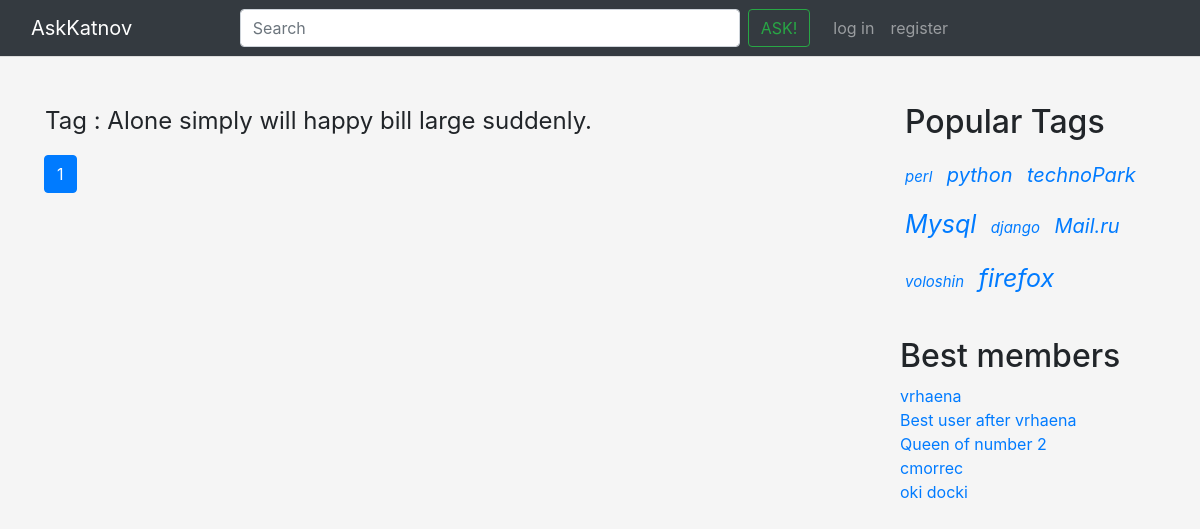
The page /tag/Alone simply will happy bill large suddenly./ on the database as committed earlier.
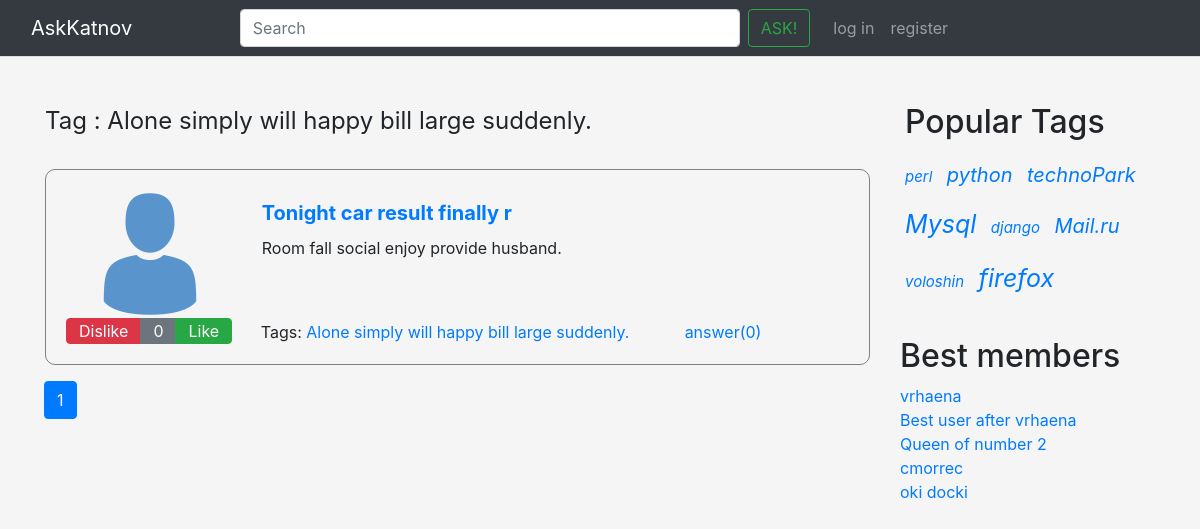
The same page on the database as committed later.
### app/models.py (models this page shows, shortened)
class Tag(models.Model):
    title = models.CharField(max_length=120, verbose_name=u"Заголовок ярлыка", unique="True")
    count = models.IntegerField(verbose_name="Число упоминаний", default=0)
    objects = TagManager()
    def __str__(self):
        return self.title

class Question(models.Model):
    author = models.ForeignKey(UserProfile, on_delete=models.CASCADE)
    title = models.CharField(max_length=120, verbose_name=u"Заголовок вопроса", unique="True")
    text = models.TextField(verbose_name=u"Полное описание вопроса")
    create_date = models.DateTimeField(default=datetime.now, verbose_name=u"Время создания вопроса")
    rating = models.IntegerField(default = 0, blank = True, verbose_name = 'Рейтинг')
    is_active = models.BooleanField(default=True, verbose_name=u"Доступность вопроса")
    tags = models.ManyToManyField(Tag, blank=True)
    objects = QuestionManager()
    like = GenericRelation(LikeQuestion, related_query_name='Question')
    unique_together = [['like', 'user']]
    class Meta:
        ordering = ['-create_date']
    def like(self):
        like = LikeQuestion.objects.filter(question = self, is_like = True).count()
        print('like', like)
        dislike = LikeQuestion.objects.filter(question = self, is_like = False).count()
        return like - dislike
    def answer(self):
        return Answer.objects.filter(question = self).count()

class UserProfile(AbstractUser):
    avatar = models.ImageField(upload_to='avatar/%Y/%m/%d/',
                                default = 'profile.png',
                                blank = True,
                                verbose_name='Аватарка')
    email = models.EmailField(verbose_name = 'E-mail', default = 'default@def.com', blank = True)
    class Meta:
        verbose_name = 'Профиль'

### app/views.py (the view)
# urls.py: path('tag/<str:pk>/', views.tagSearch, name='tag'),
def tagSearch(request, pk):
    questions_ = models.Question.objects.by_tag(pk)
    questionsPage, page = paginate(questions_, request)
    return render(request, 'questions_tag.html', {
        'page': page,
        'questions': questionsPage,
        'tag': pk,
    })

### app/models.py (called while the page is built)
    def by_tag(self, tag):
        return self.filter(is_active=True, tags__title=tag)

### app/views.py (called while the page is built)
def right_block(request):
    return {'bestMembers': bestMembers,
            'popularTags': popularTags,}

def is_login(request):
    return {'userName': userName,
        'isLogin': isLogin,}

def paginate(objects_list, request, per_page=3):
    page_number = request.GET.get('page')
    if (page_number == None):
        page_number = 1
    paginator = Paginator(objects_list, per_page)
    if (paginator.num_pages == 0):
        return None, None
    try:
        page = paginator.page(page_number)
    except EmptyPage:
        page = paginator.page(paginator.num_pages)
    return page.object_list, page

### templates/questions_tag.html (shortened to what this page needs)
{% extends 'include/base.html' %}
{% load static %}
{% block content %}
<legend>Tag : {{ tag }}</legend>
  {% for question in questions.all %}
    {% include 'include/question.html' %}
  {% endfor %}
  {% include 'include/pagination.html' %}
{% endblock content %}

### templates/include/question.html
{% load static %}
<div class="container parent">
  <div class="row question-box">
    <div class="col-3">
      <div class="row">
        <img class="question-img" src="{{ question.author.avatar.url }}"></img>
      </div>
      <div class="row">
        <div class="btn-group box-qst" role="group" aria-label="Basic example">
          <button type="button" class="btn btn-danger js-vote" style="padding-top: 0px; padding-bottom: 0px;" data-action="dislike" data-qid="{{ question.pk }}">Dislike</button>
          <button type="button" class="btn btn-secondary js-rating" style="padding-top: 0px; padding-bottom: 0px;" id="like-question-rating-{{ question.pk }}">{{ question.like }}  </button>
          <button type="button" class="btn btn-success js-vote" style="padding-top: 0px; padding-bottom: 0px;" data-action="like" data-qid="{{ question.pk }}">Like</button>
        </div>
      </div>
    </div>
    <div class="col-9">
      <div class="row">
        <div class="question-title">
          <a class="nav-link" href="{% url 'question' question.id %}">
            {{ question.title }}
          </a>
        </div>
      </div>
      <div class="row">
        <div class="question-text">{{ question.text }}</div>
      </div>
      <div class="row child">
        <div class="col-10">
          <div class="question-tags">
            Tags: {% for tag in question.tags.all %}
                    <a href="{% url 'tag' tag %}">{{ tag }} </a>
                  {% endfor %}
          </div>
        </div>
        <div class="col-2">
          <a href="{% url 'question' question.id %}">answer({{ question.answer }})</a>
        </div>
      </div>
    </div>
  </div>
</div>

Rows that differ between the two databases and show on the page:
added Tag: title "Alone simply will happy bill large suddenly."
added Question: author.avatar (placeholder picture), like "0", title "Tonight car result finally r", text "Room fall social enjoy provide husband.", answer "0"
Other text that changed with them:
{{ tag }}: "Alone simply will happy bill large suddenly." → (not shown)
